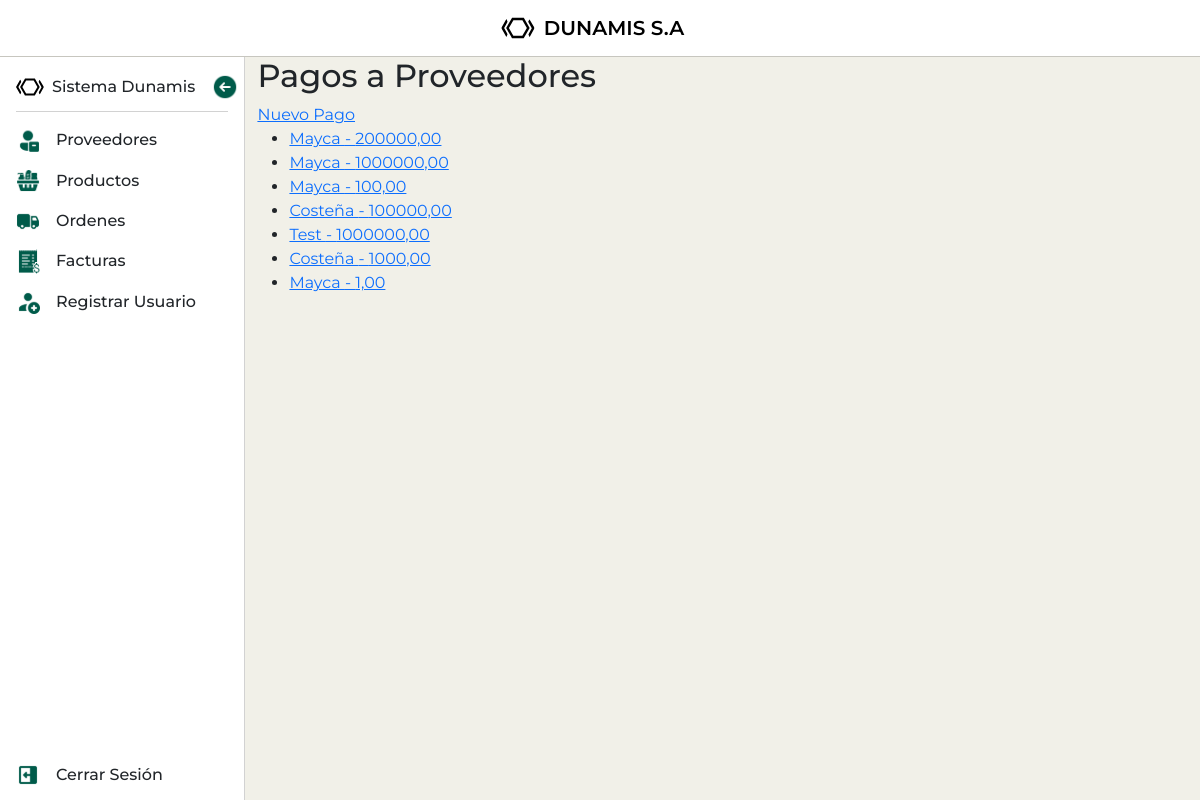
The page /proveedores/pagos/ (signed in) on the database its author committed.
### mod_ventas/sub_mod_proveedores/models.py (models this page shows, shortened)
class PagoProveedor(models.Model):
    proveedor = models.ForeignKey(Proveedor, on_delete=models.CASCADE, related_name='pagos')
    fecha_pago = models.DateField(auto_now_add=True)
    cantidad = models.DecimalField(max_digits=10, decimal_places=2, validators=[MinValueValidator(0)])
    descripcion = models.TextField(blank=True, null=True)

class Proveedor(models.Model):
    nombre = models.CharField(max_length=150)
    correo = models.EmailField(default='')
    numero_telefonico = models.IntegerField(default=0)
    tiempo_despacho_aprox = models.IntegerField(validators=[MinValueValidator(1)], default=0)
    saldo_adeudado = models.DecimalField(max_digits=10, decimal_places=2, default=0.00, validators=[MinValueValidator(0)])
    activo = models.BooleanField(default=True)
    slug = models.SlugField(default='', null=False)

### mod_ventas/sub_mod_proveedores/views.py (the view)
# urls.py: path('pagos/', PagoProveedorListView.as_view(), name='pago_list'),
class PagoProveedorListView(LoginRequiredMixin, ListView):
    model = PagoProveedor
    template_name = 'sub_mod_proveedores/pago_list.html'
    context_object_name = 'pagos'

### mod_ventas/sub_mod_proveedores/templates/sub_mod_proveedores/pago_list.html
{% extends "base.html" %}
{% block content %}
    <h2>Pagos a Proveedores</h2>
    <a href="{% url 'pago_nuevo' %}">Nuevo Pago</a>
    <ul>
    {% for pago in pagos %}
        <li><a href="{% url 'pago_detalle' pago.id %}">{{ pago.proveedor.nombre }} - {{ pago.cantidad }}</a></li>
    {% endfor %}
    </ul>
{% endblock %}

### static/css/styles.css (style rules this page uses)
:root { --primary-color: #005b4a; --secondary-color: #2F4858; --font-color: #252525; --bg-color: #F1F0E8; }
body { height: 100vh; overflow: hidden; font-family: "Montserrat"; background-color: var(--bg-color); }

### rows shown on the page
PagoProveedor: proveedor.nombre "Mayca", cantidad "200000,00"
PagoProveedor: proveedor.nombre "Mayca", cantidad "1000000,00"
PagoProveedor: proveedor.nombre "Mayca", cantidad "100,00"
PagoProveedor: proveedor.nombre "Costeña", cantidad "100000,00"
PagoProveedor: proveedor.nombre "Test", cantidad "1000000,00"
PagoProveedor: proveedor.nombre "Costeña", cantidad "1000,00"
PagoProveedor: proveedor.nombre "Mayca", cantidad "1,00"
